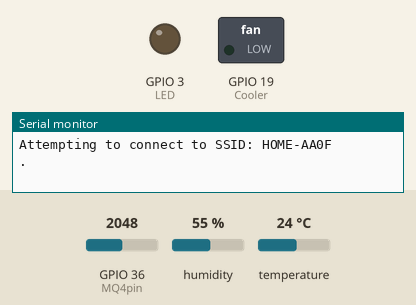
Bench run of a sketch on a simulated ESP32. Parts: switched loads named in the sketch (green lamp = pin HIGH), output pins drawn as LEDs (lit = HIGH), the last lines printed to the serial monitor. The inputs (shaded band) are chosen by the test bench; at power-on: GPIO 36 (MQ4pin) = 2048, humidity 55 %, temperature 24 °C. WiFi joins after 1.5 s; servers stay silent unless stated.

Above: at 0.1 s.
At 5.4 s:
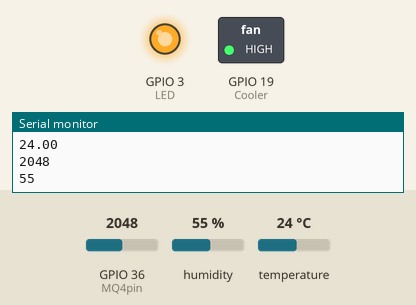
Timing chart, 0 to 6.9 s (numbered marks = the images above):
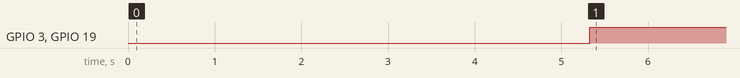

The sketch:

proyectofinal.ino
```cpp
#include <WiFi.h>
#include "secrets.h"
#include "ThingSpeak.h" // always include thingspeak header file after other header files and custom macros
#include "DHT.h"

char ssid[] = SECRET_SSID;   // your network SSID (name)
char pass[] = SECRET_PASS;   // your network password
int keyIndex = 0;            // your network key Index number (needed only for WEP)
WiFiClient  client;

unsigned long myChannelNumber = SECRET_CH_ID;
const char * myWriteAPIKey = SECRET_WRITE_APIKEY;

//seleccionar pines de los sensores y actuadores
const int DH11 = 15;
int MQ4pin = 36;
const int LED = 3;
const int Cooler = 19;

// Initialize our values
float tempDH11 = 0;
int humDH11 =0;
int MQvalue = 0;

//instanciar el sensor
DHT dht(DH11,DHT11);
String myStatus = "";

void setup() {
  Serial.begin(115200);  //Initialize serial
  while (!Serial) {
    ; // wait for serial port to connect. Needed for Leonardo native USB port only
  }
  //pinMode(LED, LOW);
  WiFi.mode(WIFI_STA);
  ThingSpeak.begin(client);  // Initialize ThingSpeak
  dht.begin();
  pinMode(LED,OUTPUT);
  pinMode(Cooler,OUTPUT);

}

void loop() {

  // Connect or reconnect to WiFi
  if(WiFi.status() != WL_CONNECTED){
    Serial.print("Attempting to connect to SSID: ");
    Serial.println(SECRET_SSID);
    while(WiFi.status() != WL_CONNECTED){
      WiFi.begin(ssid, pass);  // Connect to WPA/WPA2 network. Change this line if using open or WEP network
      Serial.print(".");
      delay(5000);
    }
    Serial.println("\nConnected.");
  }

    // change the values
  tempDH11 = dht.readTemperature();
  humDH11= dht.readHumidity();
  MQvalue = analogRead(MQ4pin);


  // set the fields with the values
  ThingSpeak.setField(3, tempDH11);
  ThingSpeak.setField(2, MQvalue);
  ThingSpeak.setField(1, humDH11);

  // set the status
  ThingSpeak.setStatus(myStatus);


  // write to the ThingSpeak channel
  int x = ThingSpeak.writeFields(myChannelNumber, myWriteAPIKey);
  if(x == 200){
    Serial.println("update successful.");
    Serial.println(tempDH11);
    Serial.println(MQvalue);
    Serial.println(humDH11);

  }
  else{
    Serial.println("Problem updating channel. HTTP error code " + String(x));
  }
  if(MQvalue > 1800 ){
    digitalWrite(LED,HIGH);
    digitalWrite(Cooler,HIGH);
    //delay(2000);
  }
  else{
    digitalWrite(LED,LOW);
    digitalWrite(Cooler,LOW);
  }
  if(tempDH11 > 35){
    digitalWrite(Cooler,HIGH);
  }
  else if(MQvalue < 1800){
    digitalWrite(Cooler,LOW);
  }

  delay(20000); // Wait 20 seconds to update the channel again
}
```

secrets.h
```cpp
// Use this file to store all of the private credentials
// Use this file to store all of the private credentials
// and connection details

#define SECRET_SSID "HOME-AA0F"		// replace MySSID with your WiFi network name
#define SECRET_PASS "9EDFDB3FC5D1E695"	// replace MyPassword with your WiFi password

#define SECRET_CH_ID  2167028			// replace 0000000 with your channel number
#define SECRET_WRITE_APIKEY "0VWAC1L94L6RZ7MX"   // replace XYZ with your channel write API Key
```

Measured:
- by itself, GPIO 3 (LED), GPIO 19 (Cooler): LOW → HIGH at 5.3 s
